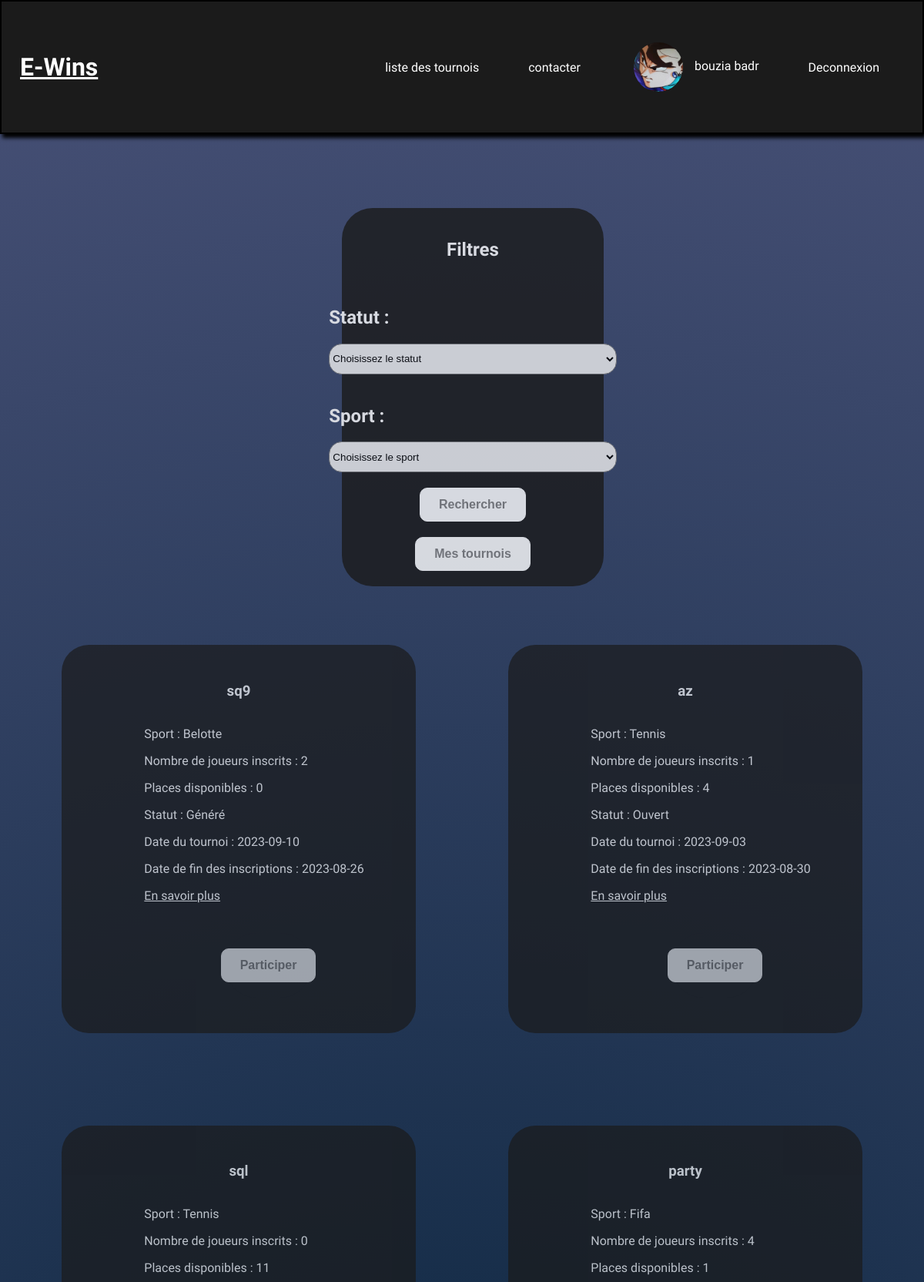
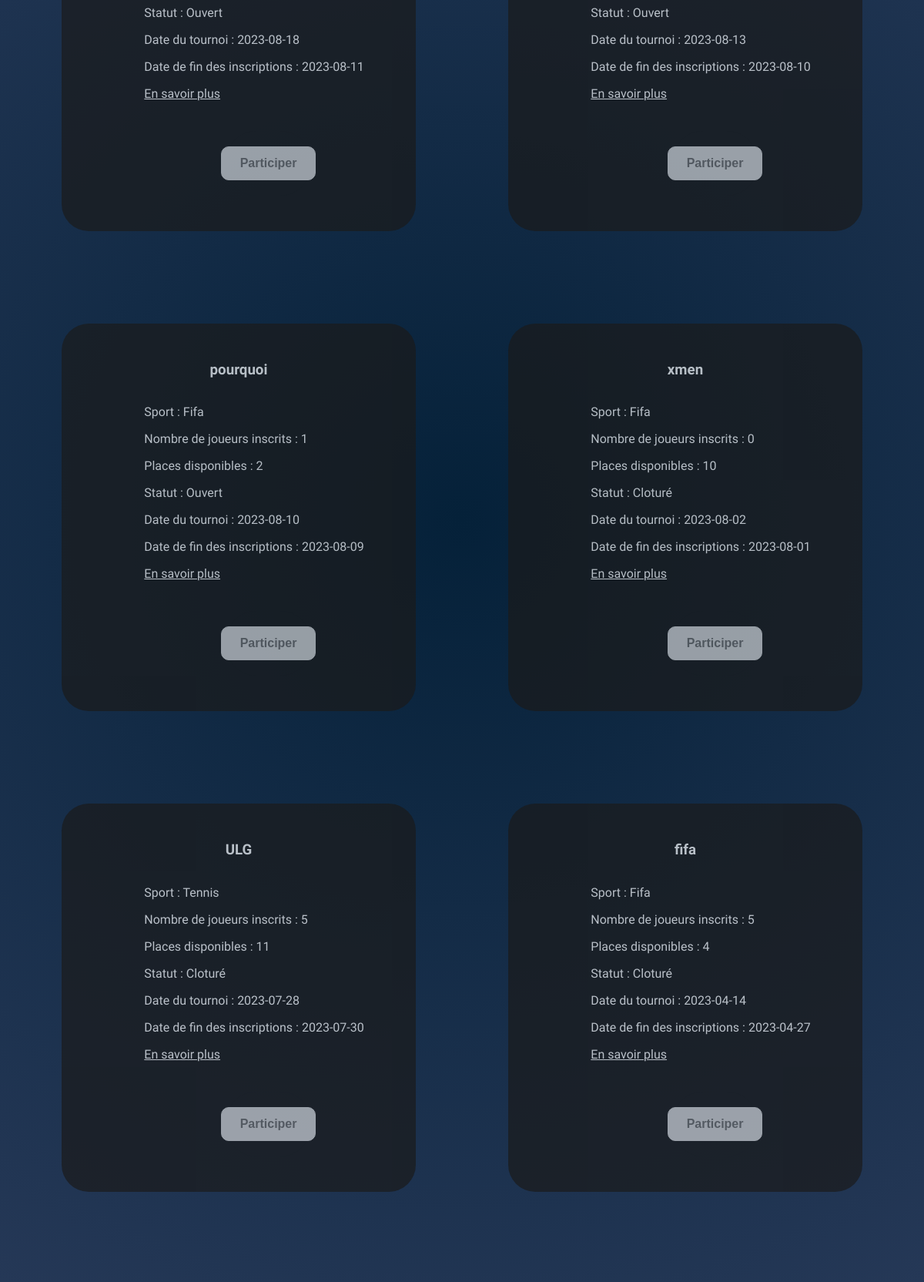
/listeTournois3.php (signed in, upper part), run on the app's committed database (2 pictures, top to bottom).
### tables this page shows
CREATE TABLE `utilisateur` (
  `uid` int NOT NULL,
  `courriel` varchar(255) DEFAULT NULL,
  `pseudo` varchar(255) DEFAULT NULL,
  `nom` varchar(255) DEFAULT NULL,
  `prenom` varchar(255) DEFAULT NULL,
  `mdp` varchar(255) DEFAULT NULL,
  `estActif` tinyint(1) DEFAULT NULL,
  `estOrganisateur` tinyint(1) DEFAULT NULL,
  `urlPhoto` text
);

CREATE TABLE `tournoi` (
  `tid` int NOT NULL,
  `nom` varchar(255) DEFAULT NULL,
  `sid` int DEFAULT NULL,
  `placesDisponibles` int DEFAULT NULL,
  `id_statut` int DEFAULT NULL,
  `dateTournois` date DEFAULT NULL,
  `dateFininscription` date DEFAULT NULL,
  `estActif` tinyint(1) DEFAULT NULL,
  `id_organisateur` int DEFAULT NULL
);

CREATE TABLE `sport` (
  `sid` int NOT NULL,
  `nom` varchar(255) DEFAULT NULL
);

CREATE TABLE `statut` (
  `id_statut` int NOT NULL,
  `nom` varchar(255) DEFAULT NULL
);

### inc/BD.php (called while the page is built, shortened)
<?php
class BD {
    private $host = '192.168.132.203';
    private $username = 'Q220251';
    private $password = '7f91b28807eaf65138b621063d4015e616364286';
    private $database = 'Q220251';
    public $conn;
    public function __construct() {
        $this->conn = new \mysqli($this->host, $this->username, $this->password, $this->database);
    }
    public function query($sql) {
        return $this->conn->query($sql);
    }
}
?>

### php/Authentification.php (called while the page is built, shortened)
<?php
class Authentification
{
    private $connexion;
    function __construct()
    {
        $this->connexion = new BD();
    }
    public function estAdmin()
    {
        if (isset($_SESSION['uid'])) {
            $uid = $_SESSION['uid'];
            $requete = "SELECT estOrganisateur FROM utilisateur WHERE uid = ?";
            $stmt = $this->connexion->conn->prepare($requete);
            $stmt->bind_param("i", $uid);
            $stmt->execute();
            if (!$stmt->execute()) {
                $stmt->close();
                return false;
            }
            $result = $stmt->get_result();
            if ($result && $result->num_rows === 1) {
                $row = $result->fetch_assoc();
                return $row['estOrganisateur'] === 1;
            }
        }
        return false;
    }
}

### php/TournoiDAO.php (called while the page is built, shortened)
<?php
class TournoiDAO
{
	private $connexion;
	function __construct()
	{
		$this->connexion = new BD();
	}
	public function afficherTousTournois()
	{
		$requete = "SELECT tournoi.*, sport.nom as sport_nom, statut.nom as statut_nom
					FROM tournoi
					INNER JOIN sport ON tournoi.sid = sport.sid
					INNER JOIN statut ON tournoi.id_statut = statut.id_statut
					WHERE tournoi.estActif = 1
					ORDER BY tournoi.dateTournois DESC";
		$resultat = $this->connexion->query($requete);
		$tournois = array();
		if ($resultat && $resultat->num_rows > 0) {
			while ($row = $resultat->fetch_assoc()) {
				$tournois[] = $row;
			}
		}
		return $tournois;
	}
	public function getNombreParticipants($tid)
	{
		$requete = "SELECT COUNT(*) AS nombreParticipants FROM participer WHERE tid = ?";
		$stmt = $this->connexion->conn->prepare($requete);
		$stmt->bind_param("i", $tid);
		$stmt->execute();
		$result = $stmt->get_result();
		if ($result && $result->num_rows === 1) {
			$row = $result->fetch_assoc();
			return $row['nombreParticipants'];
		}
		return 0;
	}
}

### listeTournois3.php (the view, shortened to what this page needs)
<?php
require_once "inc/BD.php";
require_once "php/TournoiDAO.php";
require_once "php/Authentification.php";
require_once 'php/TournoiDAO.php';
$tournoiDAO = new TournoiDAO();
$authentification = new Authentification();
    $tournois = $tournoiDAO->afficherTousTournois();
?>
<!DOCTYPE html>
<html lang="fr">
<head>
    <link rel="stylesheet" href="css/style.css">
</head>
<body>
    <?php
    include "inc/navbar.inc.php";
    ?>
    <main>
        <section>
            <article id="TournoiAccueilTournoi">
                <form method="post">
                    <h2>Filtres</h2>
                    <section>
                        <h2>Statut :</h2>
                        <select class="typeDesport" name="statut" id="statut">
                            <option value="">Choisissez le statut</option>
                        </select>
                    </section>
                    <section>
                        <h2>Sport :</h2>
                        <select class="typeDesport" name="sport" id="sport">
                            <option value="">Choisissez le sport</option>
                        </select>
                    </section>
                    <button type="submit" name="recherche">Rechercher</button>
                    <?php if (!$authentification->estAdmin()) { ?>
                        <button type="submit" name="rechercheMy">Mes tournois</button>
                    <?php } ?>
                </form>
            </article>
        </section>
        <section class="ListeTournoiAccueil">
            <?php
            foreach ($tournois as $row) {
                $tid = $row['tid'];
                $nombreParticipants = $tournoiDAO->getNombreParticipants($tid);
            ?>
                <article class="articleListeTournoi">
                    <header>
                        <h3><?php echo $row["nom"]; ?></h3>
                    </header>
                    <ul class="ulListeTournoi">
                        <li>Sport : <?php echo $row["sport_nom"]; ?></li>
                        <li>Nombre de joueurs inscrits : <?php echo $nombreParticipants; ?></li>
                        <li>Places disponibles : <?php echo $row["placesDisponibles"]; ?></li>
                        <li>Statut : <?php echo $row["statut_nom"]; ?></li>
                        <li>Date du tournoi : <?php echo $row["dateTournois"]; ?></li>
                        <li>Date de fin des inscriptions : <?php echo $row["dateFininscription"]; ?></li>
                        <li><a class="hoverConnexionInscription" href="detailTournois.php?tid=<?php echo $row["tid"] ?>">En savoir plus</a></li>
                        <form method="POST">
                            <?php
                            if ($authentification->estAdmin()) {
                            ?>
                                <button type="submit" name="supprimer">Supprimer</button>
                            <?php
                            } else {
                            ?>
                                <button type="submit" name="participer">Participer</button>
                            <?php
                            }
                            ?>
                        </form>
                    </ul>
                </article>
            <?php
            }
            ?>
        </section>
    </main>
</body>
</html>

### php/navbarDisplay.php (shortened to what this page needs)
<?php
require_once __DIR__ . "/../inc/BD.php";
class navbarDisplay {
    private $bd;
    public function __construct() {
        $this->bd = new BD();
    }
    public function fetchUser($id) {
        $sql = "SELECT nom, prenom, urlPhoto FROM utilisateur WHERE uid= '$id'";
        $result = $this->bd->query($sql);
        return mysqli_fetch_assoc($result);
    }
    public function displayUser($user) {
        if($user) {
            $nom = $user["nom"];
            $prenom = $user["prenom"];
            $urlPhoto = $user["urlPhoto"];
            echo '<li><a href="monProfil.php" class="image-link"><img src="uploads/' . basename($urlPhoto) . '" alt="Photo" width="50" height="50"></a>' . $nom . ' ' . $prenom . '</li>';
        } else {
            echo "Profil";
        }
    }
}
?>

### css/style.css (style rules this page uses)
body { background: rgb(5,33,57); background: radial-gradient(circle, rgba(5,33,57,1) 0%, rgba(72,81,119,1) 100%); font-family: Unbounded,Verdana,sans-serif; }
body, header { margin: 0; padding: 0; color: white; }
a,h1,p { color: white; }
a img { width: 8em; height: 2em; padding: 2em; }
nav ul li a { text-decoration: none; }
.ListeTournoiAccueil { display: flex; flex-wrap: wrap; justify-content: center; }
.image-link { display: inline-block; vertical-align: middle; }
.image-link img { vertical-align: middle; margin-right: 0.625em; width: 4em; height: 4em; border-radius: 5.2em; padding: 0.313em; }
form { width: 25%; gap: 1.25em; background-color:#1b1b1b; display: flex; justify-content: center; align-items: center; flex-direction: column; margin-left: 37%; padding: 1.25em; border-radius: 2.5em; margin-top: 8%; opacity: 80%; }
button { background-color: grey; font-size: 1.25em; border-radius: 7px; }
ul li { color: white; }
option { border-radius: 0.625em; }
.articleListeTournoi { display: flex; flex-direction: column; margin: 5%; padding: 1.875em; background-color: #1b1b1b; width: 400px; align-items: center; border-radius: 2.2em; opacity: 70%; }
.ulListeTournoi { list-style-type: none; display: flex; flex-direction: column; gap: 1em; }
.typeDesport { width: 28em; height: 3em; border-radius: 1.25em; }
button { font-family: Arial, Helvetica, sans-serif; font-weight: bold; color: white; background-color: #171717; padding: 1em 2em; border: none; border-radius: .9rem; position: relative; cursor: pointer; overflow: hidden; }
button, .button { display: inline-block; font-size: 1em; border: 1px solid white; border-radius: 10px; padding: 0.75em 1.5em; text-align: center; text-decoration: none; transition: 0.3s; cursor: pointer; color: gray; background-color: white; }

### data on the page
utilisateur: urlPhoto (picture), nom "bouzia", prenom "badr"
tournoi: nom "sq9", sid.nom "Belotte", nombreParticipants "2", placesDisponibles "0", id_statut.nom "Généré", dateTournois "2023-09-10", dateFininscription "2023-08-26"
tournoi: nom "az", sid.nom "Tennis", nombreParticipants "1", placesDisponibles "4", id_statut.nom "Ouvert", dateTournois "2023-09-03", dateFininscription "2023-08-30"
tournoi: nom "sql", sid.nom "Tennis", nombreParticipants "0", placesDisponibles "11", id_statut.nom "Ouvert", dateTournois "2023-08-18", dateFininscription "2023-08-11"
tournoi: nom "party", sid.nom "Fifa", nombreParticipants "4", placesDisponibles "1", id_statut.nom "Ouvert", dateTournois "2023-08-13", dateFininscription "2023-08-10"
tournoi: nom "pourquoi", sid.nom "Fifa", nombreParticipants "1", placesDisponibles "2", id_statut.nom "Ouvert", dateTournois "2023-08-10", dateFininscription "2023-08-09"
tournoi: nom "xmen", sid.nom "Fifa", nombreParticipants "0", placesDisponibles "10", id_statut.nom "Cloturé", dateTournois "2023-08-02", dateFininscription "2023-08-01"
tournoi: nom "ULG", sid.nom "Tennis", nombreParticipants "5", placesDisponibles "11", id_statut.nom "Cloturé", dateTournois "2023-07-28", dateFininscription "2023-07-30"
tournoi: nom "fifa", sid.nom "Fifa", nombreParticipants "5", placesDisponibles "4", id_statut.nom "Cloturé", dateTournois "2023-04-14", dateFininscription "2023-04-27"
